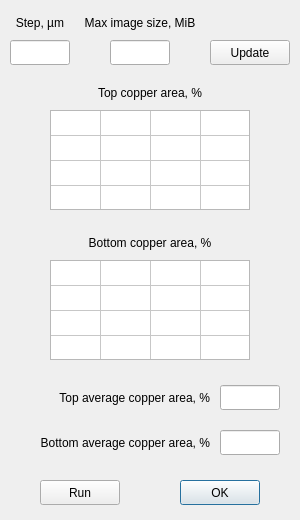
<?xml version="1.0" encoding="UTF-8"?>
<ui version="4.0">
 <class>CopperBalance</class>
 <widget class="QDialog" name="CopperBalance">
  <property name="geometry">
   <rect>
    <x>0</x>
    <y>0</y>
    <width>300</width>
    <height>520</height>
   </rect>
  </property>
  <property name="windowTitle">
   <string>Copper Balance</string>
  </property>
  <widget class="QPushButton" name="okButton">
   <property name="geometry">
    <rect>
     <x>180</x>
     <y>480</y>
     <width>80</width>
     <height>25</height>
    </rect>
   </property>
   <property name="text">
    <string>OK</string>
   </property>
  </widget>
  <widget class="QTableWidget" name="topCopperTableWidget">
   <property name="geometry">
    <rect>
     <x>50</x>
     <y>110</y>
     <width>200</width>
     <height>100</height>
    </rect>
   </property>
   <property name="verticalScrollBarPolicy">
    <enum>Qt::ScrollBarAlwaysOff</enum>
   </property>
   <property name="horizontalScrollBarPolicy">
    <enum>Qt::ScrollBarAlwaysOff</enum>
   </property>
   <property name="autoScroll">
    <bool>false</bool>
   </property>
   <property name="rowCount">
    <number>4</number>
   </property>
   <property name="columnCount">
    <number>4</number>
   </property>
   <attribute name="horizontalHeaderVisible">
    <bool>false</bool>
   </attribute>
   <attribute name="horizontalHeaderMinimumSectionSize">
    <number>50</number>
   </attribute>
   <attribute name="horizontalHeaderDefaultSectionSize">
    <number>50</number>
   </attribute>
   <attribute name="horizontalHeaderHighlightSections">
    <bool>false</bool>
   </attribute>
   <attribute name="verticalHeaderVisible">
    <bool>false</bool>
   </attribute>
   <attribute name="verticalHeaderMinimumSectionSize">
    <number>25</number>
   </attribute>
   <attribute name="verticalHeaderDefaultSectionSize">
    <number>25</number>
   </attribute>
   <attribute name="verticalHeaderHighlightSections">
    <bool>false</bool>
   </attribute>
   <row/>
   <row/>
   <row/>
   <row/>
   <column/>
   <column/>
   <column/>
   <column/>
  </widget>
  <widget class="QTableWidget" name="bottomCopperTableWidget">
   <property name="geometry">
    <rect>
     <x>50</x>
     <y>260</y>
     <width>200</width>
     <height>100</height>
    </rect>
   </property>
   <property name="verticalScrollBarPolicy">
    <enum>Qt::ScrollBarAlwaysOff</enum>
   </property>
   <property name="horizontalScrollBarPolicy">
    <enum>Qt::ScrollBarAlwaysOff</enum>
   </property>
   <property name="autoScroll">
    <bool>false</bool>
   </property>
   <property name="rowCount">
    <number>4</number>
   </property>
   <property name="columnCount">
    <number>4</number>
   </property>
   <attribute name="horizontalHeaderVisible">
    <bool>false</bool>
   </attribute>
   <attribute name="horizontalHeaderMinimumSectionSize">
    <number>50</number>
   </attribute>
   <attribute name="horizontalHeaderDefaultSectionSize">
    <number>50</number>
   </attribute>
   <attribute name="horizontalHeaderHighlightSections">
    <bool>false</bool>
   </attribute>
   <attribute name="verticalHeaderVisible">
    <bool>false</bool>
   </attribute>
   <attribute name="verticalHeaderMinimumSectionSize">
    <number>25</number>
   </attribute>
   <attribute name="verticalHeaderDefaultSectionSize">
    <number>25</number>
   </attribute>
   <attribute name="verticalHeaderHighlightSections">
    <bool>false</bool>
   </attribute>
   <row/>
   <row/>
   <row/>
   <row/>
   <column/>
   <column/>
   <column/>
   <column/>
  </widget>
  <widget class="QLabel" name="topCopperAreaLabel">
   <property name="geometry">
    <rect>
     <x>50</x>
     <y>80</y>
     <width>200</width>
     <height>25</height>
    </rect>
   </property>
   <property name="text">
    <string>Top copper area, %</string>
   </property>
   <property name="alignment">
    <set>Qt::AlignCenter</set>
   </property>
  </widget>
  <widget class="QLabel" name="bottomCopperAreaLabel">
   <property name="geometry">
    <rect>
     <x>50</x>
     <y>230</y>
     <width>200</width>
     <height>25</height>
    </rect>
   </property>
   <property name="text">
    <string>Bottom copper area, %</string>
   </property>
   <property name="alignment">
    <set>Qt::AlignCenter</set>
   </property>
  </widget>
  <widget class="QLabel" name="topAverageCopperAreaLabel">
   <property name="geometry">
    <rect>
     <x>10</x>
     <y>385</y>
     <width>200</width>
     <height>25</height>
    </rect>
   </property>
   <property name="text">
    <string>Top average copper area, %</string>
   </property>
   <property name="alignment">
    <set>Qt::AlignRight|Qt::AlignTrailing|Qt::AlignVCenter</set>
   </property>
  </widget>
  <widget class="QLabel" name="bottomAverageCopperAreaLabel">
   <property name="geometry">
    <rect>
     <x>10</x>
     <y>430</y>
     <width>200</width>
     <height>25</height>
    </rect>
   </property>
   <property name="text">
    <string>Bottom average copper area, %</string>
   </property>
   <property name="alignment">
    <set>Qt::AlignRight|Qt::AlignTrailing|Qt::AlignVCenter</set>
   </property>
  </widget>
  <widget class="QLineEdit" name="topAverageCopperAreaLineEdit">
   <property name="geometry">
    <rect>
     <x>220</x>
     <y>385</y>
     <width>60</width>
     <height>25</height>
    </rect>
   </property>
   <property name="alignment">
    <set>Qt::AlignCenter</set>
   </property>
  </widget>
  <widget class="QLineEdit" name="bottomAverageCopperAreaLineEdit">
   <property name="geometry">
    <rect>
     <x>220</x>
     <y>430</y>
     <width>60</width>
     <height>25</height>
    </rect>
   </property>
   <property name="alignment">
    <set>Qt::AlignCenter</set>
   </property>
  </widget>
  <widget class="QPushButton" name="updateButton">
   <property name="geometry">
    <rect>
     <x>210</x>
     <y>40</y>
     <width>80</width>
     <height>25</height>
    </rect>
   </property>
   <property name="text">
    <string>Update</string>
   </property>
  </widget>
  <widget class="QLineEdit" name="stepLineEdit">
   <property name="geometry">
    <rect>
     <x>10</x>
     <y>40</y>
     <width>60</width>
     <height>25</height>
    </rect>
   </property>
   <property name="alignment">
    <set>Qt::AlignCenter</set>
   </property>
  </widget>
  <widget class="QLineEdit" name="maxImageSizeLineEdit">
   <property name="geometry">
    <rect>
     <x>110</x>
     <y>40</y>
     <width>60</width>
     <height>25</height>
    </rect>
   </property>
   <property name="alignment">
    <set>Qt::AlignCenter</set>
   </property>
  </widget>
  <widget class="QLabel" name="stepLabel">
   <property name="geometry">
    <rect>
     <x>10</x>
     <y>10</y>
     <width>60</width>
     <height>25</height>
    </rect>
   </property>
   <property name="text">
    <string>Step, µm</string>
   </property>
   <property name="alignment">
    <set>Qt::AlignCenter</set>
   </property>
  </widget>
  <widget class="QLabel" name="maxImageSizeLabel">
   <property name="geometry">
    <rect>
     <x>70</x>
     <y>10</y>
     <width>140</width>
     <height>25</height>
    </rect>
   </property>
   <property name="text">
    <string>Max image size, MiB</string>
   </property>
   <property name="alignment">
    <set>Qt::AlignCenter</set>
   </property>
  </widget>
  <widget class="QPushButton" name="runButton">
   <property name="geometry">
    <rect>
     <x>40</x>
     <y>480</y>
     <width>80</width>
     <height>25</height>
    </rect>
   </property>
   <property name="text">
    <string>Run</string>
   </property>
  </widget>
 </widget>
 <resources/>
 <connections/>
</ui>
